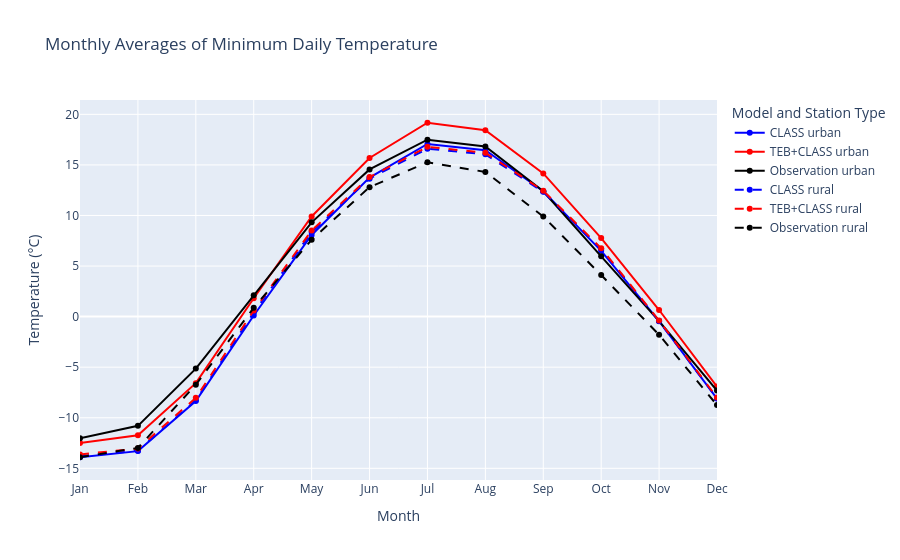
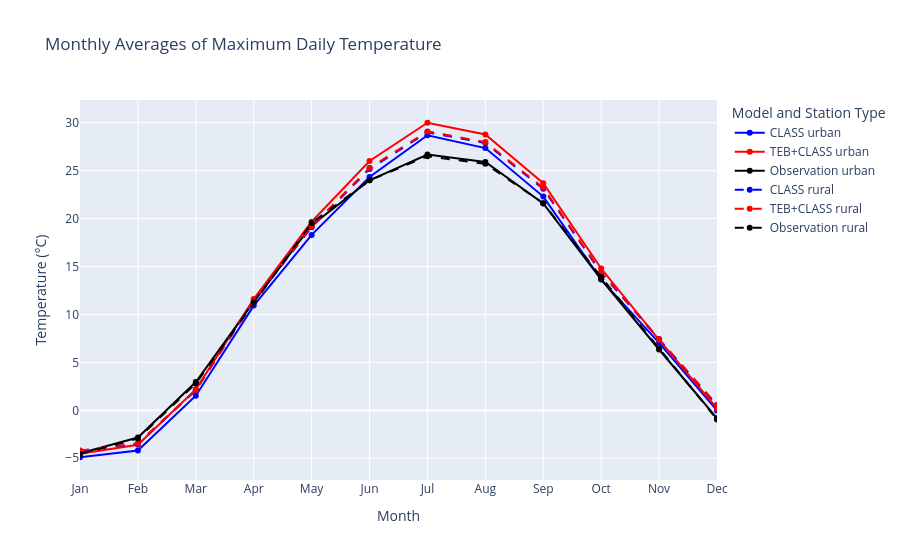

Notebook source saved alongside these figures, in order:
### Code cell
months = ['Jan','Feb','Mar','Apr','May','Jun','Jul','Aug','Sep','Oct','Nov','Dec']

for f,field_name in zip(['tasmin','tasmax'],['Minimum Daily Temperature','Maximum Daily Temperature']):
    fig = go.Figure()
    for urban_or_rural,linestyle in zip(['urban','rural'],['solid','dash']):
        for key,model,colour in zip([f'{f}_C',f'{f}_T',f'{f}_S'],['CLASS','TEB+CLASS','Observation'],['blue','red','black']):
            # for point,name in zip(monthly[key].points.values, station_set.station_name.values):
            #     fig.add_trace(go.Scatter(x=monthly[key].sel(points=point).month.values,y=monthly[key].sel(points=point)[f].values - 273.15,name=f'{name} ({model})'))
            
            X = monthly[urban_or_rural][key].month.values
            Y = monthly[urban_or_rural][key].values - 273.15
            LINE = dict(color=colour,dash=linestyle)
            fig.add_trace(go.Scatter(x=X,y=Y,name=f'{model} {urban_or_rural}',line=LINE))
        
    fig.update_layout(
        title=dict(text=f'Monthly Averages of {field_name}'),
        xaxis=dict(title=dict(text='Month')),
        yaxis=dict(title=dict(text='Temperature (°C)')),
        legend=dict(title=dict(text='Model and Station Type')),
    )
    fig.update_xaxes(
        tickmode='array',
        tickvals=list(range(1, 13)), 
        ticktext=months,
        range=[1, 12]              
    )
    fig.show()

    # fig.write_html(f'/runoff/gulley/UHI_plots/cycles/annual/{f}_monthly_simobs.html')

### Figure 1 — Plotly figure (JSON) as saved in the notebook; plotly's stock layout.template omitted (floating-point values rounded to 4 significant figures)
{"data": [{"line": {"color": "blue", "dash": "solid"}, "name": "CLASS urban", "type": "scatter", "x": [1, 2, 3, 4, 5, 6, 7, 8, 9, 10, 11, 12], "y": [-13.89, -13.3, -8.355, 0.1132, 8.078, 13.75, 17.08, 16.46, 12.41, 6.501, -0.4441, -8.104]}, {"line": {"color": "red", "dash": "solid"}, "name": "TEB+CLASS urban", "type": "scatter", "x": [1, 2, 3, 4, 5, 6, 7, 8, 9, 10, 11, 12], "y": [-12.49, -11.73, -6.582, 1.812, 9.906, 15.68, 19.17, 18.44, 14.16, 7.765, 0.6531, -6.92]}, {"line": {"color": "black", "dash": "solid"}, "name": "Observation urban", "type": "scatter", "x": [1, 2, 3, 4, 5, 6, 7, 8, 9, 10, 11, 12], "y": [-12.03, -10.8, -5.142, 2.121, 9.321, 14.56, 17.49, 16.82, 12.39, 5.962, -0.4388, -7.305]}, {"line": {"color": "blue", "dash": "dash"}, "name": "CLASS rural", "type": "scatter", "x": [1, 2, 3, 4, 5, 6, 7, 8, 9, 10, 11, 12], "y": [-13.8, -13.26, -8.272, 0.3941, 8.363, 13.64, 16.61, 16.05, 12.33, 6.687, -0.4482, -8.1]}, {"line": {"color": "red", "dash": "dash"}, "name": "TEB+CLASS rural", "type": "scatter", "x": [1, 2, 3, 4, 5, 6, 7, 8, 9, 10, 11, 12], "y": [-13.63, -13.05, -8.032, 0.5947, 8.514, 13.8, 16.79, 16.2, 12.45, 6.752, -0.3811, -7.999]}, {"line": {"color": "black", "dash": "dash"}, "name": "Observation rural", "type": "scatter", "x": [1, 2, 3, 4, 5, 6, 7, 8, 9, 10, 11, 12], "y": [-13.91, -12.98, -6.73, 0.8735, 7.61, 12.8, 15.26, 14.3, 9.893, 4.108, -1.797, -8.751]}], "layout": {"legend": {"title": {"text": "Model and Station Type"}}, "title": {"text": "Monthly Averages of Minimum Daily Temperature"}, "xaxis": {"range": [1, 12], "tickmode": "array", "ticktext": ["Jan", "Feb", "Mar", "Apr", "May", "Jun", "Jul", "Aug", "Sep", "Oct", "Nov", "Dec"], "tickvals": [1, 2, 3, 4, 5, 6, 7, 8, 9, 10, 11, 12], "title": {"text": "Month"}}, "yaxis": {"title": {"text": "Temperature (°C)"}}}}

### Figure 2 — Plotly figure (JSON) as saved in the notebook; plotly's stock layout.template omitted (floating-point values rounded to 4 significant figures)
{"data": [{"line": {"color": "blue", "dash": "solid"}, "name": "CLASS urban", "type": "scatter", "x": [1, 2, 3, 4, 5, 6, 7, 8, 9, 10, 11, 12], "y": [-4.893, -4.196, 1.53, 10.92, 18.3, 24.33, 28.69, 27.35, 22.29, 13.63, 7.029, -0.01217]}, {"line": {"color": "red", "dash": "solid"}, "name": "TEB+CLASS urban", "type": "scatter", "x": [1, 2, 3, 4, 5, 6, 7, 8, 9, 10, 11, 12], "y": [-4.52, -3.594, 2.188, 11.61, 19.67, 26.0, 29.99, 28.78, 23.7, 14.79, 7.349, 0.2047]}, {"line": {"color": "black", "dash": "solid"}, "name": "Observation urban", "type": "scatter", "x": [1, 2, 3, 4, 5, 6, 7, 8, 9, 10, 11, 12], "y": [-4.467, -2.834, 2.959, 11.31, 19.31, 24.0, 26.68, 25.9, 21.58, 13.67, 6.345, -0.8275]}, {"line": {"color": "blue", "dash": "dash"}, "name": "CLASS rural", "type": "scatter", "x": [1, 2, 3, 4, 5, 6, 7, 8, 9, 10, 11, 12], "y": [-4.214, -3.476, 2.074, 11.41, 19.1, 25.16, 29.01, 27.88, 23.11, 14.35, 7.406, 0.5443]}, {"line": {"color": "red", "dash": "dash"}, "name": "TEB+CLASS rural", "type": "scatter", "x": [1, 2, 3, 4, 5, 6, 7, 8, 9, 10, 11, 12], "y": [-4.187, -3.435, 2.12, 11.44, 19.2, 25.29, 29.09, 27.98, 23.21, 14.43, 7.432, 0.5678]}, {"line": {"color": "black", "dash": "dash"}, "name": "Observation rural", "type": "scatter", "x": [1, 2, 3, 4, 5, 6, 7, 8, 9, 10, 11, 12], "y": [-4.57, -2.947, 2.803, 11.24, 19.54, 24.0, 26.5, 25.71, 21.6, 13.9, 6.411, -0.9566]}], "layout": {"legend": {"title": {"text": "Model and Station Type"}}, "title": {"text": "Monthly Averages of Maximum Daily Temperature"}, "xaxis": {"range": [1, 12], "tickmode": "array", "ticktext": ["Jan", "Feb", "Mar", "Apr", "May", "Jun", "Jul", "Aug", "Sep", "Oct", "Nov", "Dec"], "tickvals": [1, 2, 3, 4, 5, 6, 7, 8, 9, 10, 11, 12], "title": {"text": "Month"}}, "yaxis": {"title": {"text": "Temperature (°C)"}}}}
